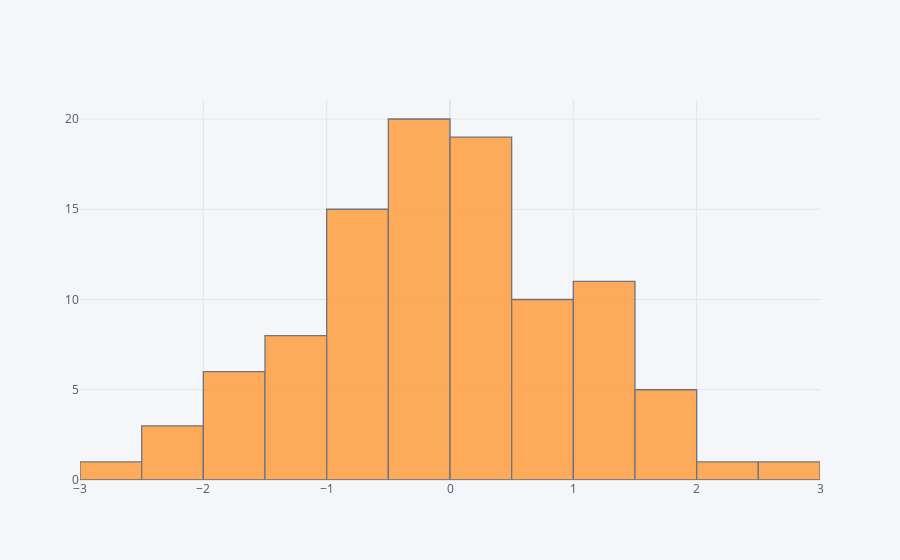

Source (notebook cell):
### Code cell
df['A'].iplot(kind='hist')

### Figure 1 — Plotly figure (JSON) as saved in the notebook; plotly's stock layout.template omitted (floating-point values rounded to 4 significant figures)
{"data": [{"histfunc": "count", "histnorm": "", "marker": {"color": "rgba(255, 153, 51, 1.0)", "line": {"color": "#4D5663", "width": 1.3}}, "name": "A", "opacity": 0.8, "orientation": "v", "type": "histogram", "x": [1.038, -2.4, 0.2965, -0.06811, 0.4099, 2.98, -0.8113, 0.1232, -0.7614, -1.626, -0.4563, 0.8101, -0.4787, -0.1513, -0.3536, -0.46, -0.5486, 0.1518, 1.253, -0.01487, -1.321, -1.215, -0.4644, -0.2149, 1.059, -0.4408, 0.2894, -0.0892, -2.142, -1.656, 0.7297, 0.3621, 0.4544, 1.127, 0.4981, 0.7539, 0.3163, -0.7648, 1.134, 1.581, 0.4263, -0.182, -1.699, -0.3197, -1.038, -0.721, -0.5232, 0.3398, 2.4, -0.9646, 1.004, -1.888, 0.4076, 1.621, -1.514, 0.9316, -0.06909, -1.111, -1.688, 0.4848, -0.05145, 0.3683, -0.8354, 0.2237, -0.3566, 1.196, 0.06821, 0.04084, -0.6185, -2.051, -0.1484, -0.03474, -0.5092, 1.583, 1.015, -0.8796, 1.516, 0.3459, -1.061, -0.765, 0.9543, 0.6483, 1.494, -0.05217, -2.576, 1.168, -0.3905, -1.117, -1.283, 0.1915, -1.01, 0.6342, 1.03, -0.839, 1.548, -0.7317, 0.7991, 0.8424, -0.6567, 0.6672]}], "layout": {"barmode": "overlay", "legend": {"bgcolor": "#F5F6F9", "font": {"color": "#4D5663"}}, "paper_bgcolor": "#F5F6F9", "plot_bgcolor": "#F5F6F9", "title": {"font": {"color": "#4D5663"}}, "xaxis": {"gridcolor": "#E1E5ED", "showgrid": true, "tickfont": {"color": "#4D5663"}, "title": {"font": {"color": "#4D5663"}, "text": ""}, "zerolinecolor": "#E1E5ED"}, "yaxis": {"gridcolor": "#E1E5ED", "showgrid": true, "tickfont": {"color": "#4D5663"}, "title": {"font": {"color": "#4D5663"}, "text": ""}, "zerolinecolor": "#E1E5ED"}}}
